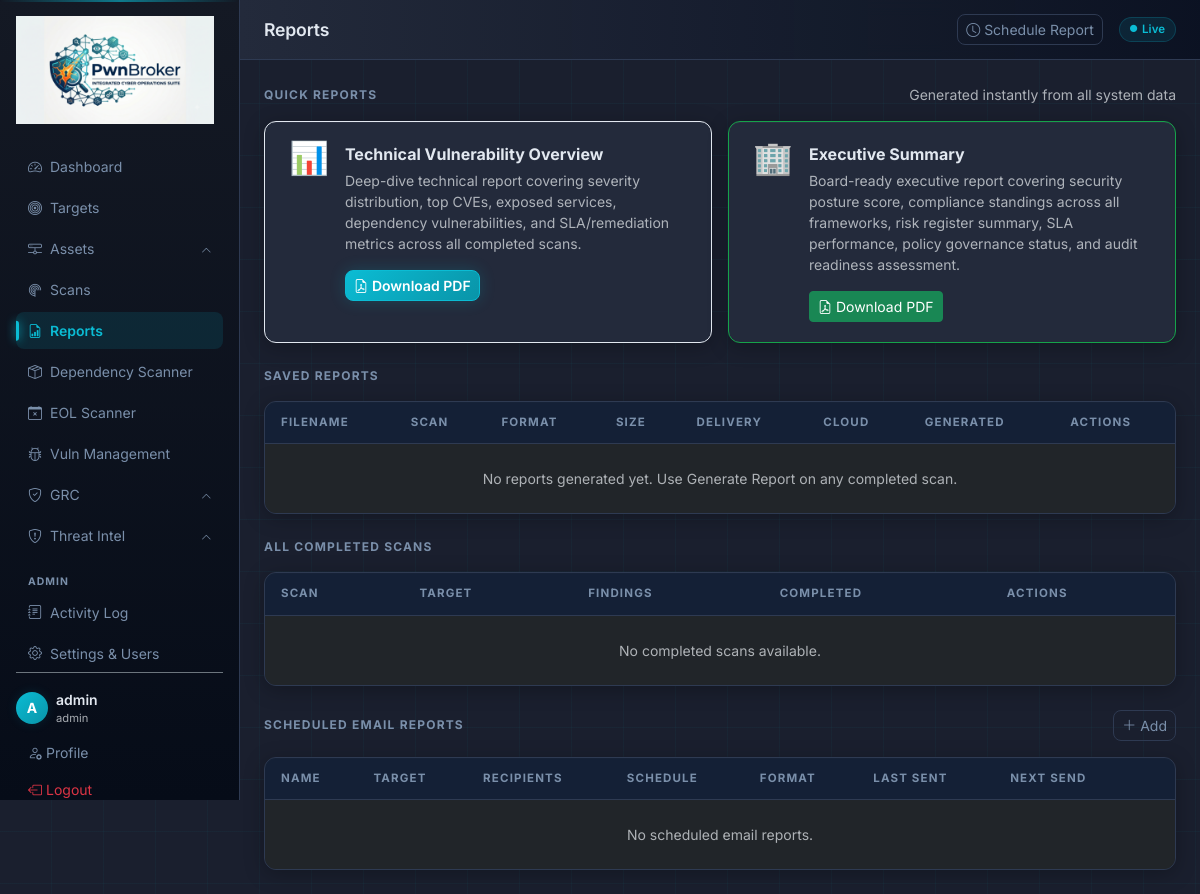
/reports/ (signed in), run on the app's committed database.
### app/models.py (models this page shows, shortened)
class User(UserMixin, db.Model):
    __tablename__ = "users"
    id = db.Column(db.Integer, primary_key=True)
    username = db.Column(db.String(80), unique=True, nullable=False)
    email = db.Column(db.String(120), unique=True, nullable=False)
    password_hash = db.Column(db.String(256), nullable=False)
    role = db.Column(db.String(20), default="user")  # admin | user
    active = db.Column(db.Boolean, default=True)
    created_at = db.Column(db.DateTime, default=lambda: datetime.now(timezone.utc))
    @property
    def is_admin(self):
        return self.role == "admin"

### app/routes/reports.py (the view)
@reports_bp.route("/")
@login_required
def index():
    latest_scan = Scan.query.filter_by(status="done").order_by(Scan.completed_at.desc()).first()
    scans = Scan.query.filter_by(status="done").order_by(Scan.completed_at.desc()).all()
    saved = GeneratedReport.query.order_by(GeneratedReport.generated_at.desc()).all()
    scheduled = ScheduledReport.query.order_by(ScheduledReport.created_at.desc()).all()
    cloud_cfg = CloudConfig.query.first()
    atlassian_cfg = AtlassianConfig.query.first()
    return render_template(
        "reports/index.html",
        latest_scan=latest_scan,
        scans=scans,
        saved=saved,
        scheduled=scheduled,
        cloud_enabled=bool(cloud_cfg and cloud_cfg.enabled and cloud_cfg.endpoint_url),
        confluence_enabled=bool(atlassian_cfg and atlassian_cfg.enabled and atlassian_cfg.confluence_enabled),
    )

### app/templates/reports/index.html (shortened to what this page needs)
{% extends "base.html" %}
{% from "reports/_gen_modal.html" import gen_modal %}
{% block page_title %}Reports{% endblock %}
{% block header_actions %}
  {% if current_user.is_admin %}
  <a href="{{ url_for('reports.schedule_new') }}" class="btn btn-outline-secondary btn-sm">
    <i class="bi bi-clock me-1"></i>Schedule Report
  </a>
  {% endif %}
{% endblock %}
{% block content %}
<div class="section-header mt-0 mb-3">
  <span class="section-title">Quick Reports</span>
  <span class="text-muted small ms-2">Generated instantly from all system data</span>
</div>
<div class="row g-3 mb-4">
  <div class="col-md-6">
    <div class="stat-card h-100" style="border-color:var(--brand)">
      <div class="d-flex align-items-start gap-3">
        <div class="flex-shrink-0" style="font-size:2rem;line-height:1">&#128202;</div>
        <div class="flex-grow-1">
          <div class="fw-bold fs-6 mb-1">Technical Vulnerability Overview</div>
          <div class="text-muted small mb-3">
            Deep-dive technical report covering severity distribution, top CVEs,
            exposed services, dependency vulnerabilities, and SLA/remediation metrics
            across all completed scans.
          </div>
          <div class="d-flex gap-2 flex-wrap">
            <a href="{{ url_for('reports.quick_tech_overview') }}"
               class="btn btn-sm btn-primary">
              <i class="bi bi-file-earmark-pdf me-1"></i>Download PDF
            </a>
          </div>
        </div>
      </div>
    </div>
  </div>
  <div class="col-md-6">
    <div class="stat-card h-100" style="border-color:var(--success)">
      <div class="d-flex align-items-start gap-3">
        <div class="flex-shrink-0" style="font-size:2rem;line-height:1">&#127970;</div>
        <div class="flex-grow-1">
          <div class="fw-bold fs-6 mb-1">Executive Summary</div>
          <div class="text-muted small mb-3">
            Board-ready executive report covering security posture score, compliance
            standings across all frameworks, risk register summary, SLA performance,
            policy governance status, and audit readiness assessment.
          </div>
          <div class="d-flex gap-2 flex-wrap">
            <a href="{{ url_for('reports.quick_executive') }}"
               class="btn btn-sm btn-success">
              <i class="bi bi-file-earmark-pdf me-1"></i>Download PDF
            </a>
          </div>
        </div>
      </div>
    </div>
  </div>
</div>
<div class="section-header mt-2">
  <span class="section-title">Saved Reports</span>
</div>
<div class="data-table mb-4">
  <table class="table table-dark table-hover">
    <thead><tr><th>Filename</th><th>Scan</th><th>Format</th><th>Size</th><th>Delivery</th><th>Cloud</th><th>Generated</th><th>Actions</th></tr></thead>
    <tbody>
      {% for r in saved %}
      <tr>
        <td class="small fw-semibold font-monospace">{{ r.filename }}</td>
        <td class="text-muted small">
          <a href="{{ url_for('scans.view', scan_id=r.scan_id) }}" class="text-decoration-none text-muted">{{ r.scan.name }}</a>
        </td>
        <td><span class="badge bg-secondary bg-opacity-25 text-light text-uppercase">{{ r.file_format }}</span></td>
        <td class="text-muted small">{% if r.file_size %}{{ "%.1f"|format(r.file_size / 1024) }} KB{% else %}—{% endif %}</td>
        <td>
          <span class="badge-status status-{% if r.delivery == 'both' %}done{% elif r.delivery == 'cloud' %}running{% else %}pending{% endif %}">
            {{ r.delivery.upper() }}
          </span>
        </td>
        <td>
          {% if r.cloud_status == 'ok' %}
            <span class="badge-severity sev-info text-success"><i class="bi bi-check-circle"></i> Sent</span>
          {% elif r.cloud_status == 'error' %}
            <span class="badge-severity sev-high" title="{{ r.cloud_response }}"><i class="bi bi-x-circle"></i> Error</span>
          {% else %}
            <span class="text-muted small">—</span>
          {% endif %}
        </td>
        <td class="text-muted small">{{ r.generated_at | localdt('%Y-%m-%d %H:%M') }}</td>
        <td>
          <div class="d-flex gap-1">
            <a href="{{ url_for('reports.download_saved', report_id=r.id) }}"
               class="btn btn-sm btn-outline-secondary py-0 px-2" title="Download">
              <i class="bi bi-download"></i>
            </a>
            {% if current_user.is_admin and cloud_enabled and r.cloud_status != 'ok' %}
            <form method="POST" action="{{ url_for('reports.push_saved', report_id=r.id) }}"
                  data-confirm="Push '{{ r.filename }}' to cloud API?">
              <button class="btn btn-sm btn-outline-primary py-0 px-2" title="Push to cloud">
                <i class="bi bi-cloud-upload"></i>
              </button>
            </form>
            {% endif %}
            {% if current_user.is_admin %}
            <form method="POST" action="{{ url_for('reports.delete_saved', report_id=r.id) }}"
                  data-confirm="Delete this report file permanently?">
              <button class="btn btn-sm btn-outline-danger py-0 px-2" title="Delete">
                <i class="bi bi-trash"></i>
              </button>
            </form>
            {% endif %}
          </div>
        </td>
      </tr>
      {% else %}
      <tr><td colspan="8" class="text-center text-muted py-4">No reports generated yet. Use Generate Report on any completed scan.</td></tr>
      {% endfor %}
    </tbody>
  </table>
</div>
<div class="section-header">
  <span class="section-title">All Completed Scans</span>
</div>
<div class="data-table mb-4">
  <table class="table table-dark table-hover">
    <thead><tr><th>Scan</th><th>Target</th><th>Findings</th><th>Completed</th><th>Actions</th></tr></thead>
    <tbody>
      {% for scan in scans %}
      <tr>
        <td><a href="{{ url_for('scans.view', scan_id=scan.id) }}" class="text-decoration-none fw-semibold">{{ scan.name }}</a></td>
        <td class="text-muted small">{{ scan.target.host }}</td>
        <td>
          {% if scan.critical_count > 0 %}<span class="badge-severity sev-critical me-1">{{ scan.critical_count }}C</span>{% endif %}
          <span class="text-muted">{{ scan.vuln_count }} vulns</span>
        </td>
        <td class="text-muted small">{{ scan.completed_at | localdt('%Y-%m-%d %H:%M') if scan.completed_at else '—' }}</td>
        <td>
          <div class="d-flex gap-1 flex-wrap">
            <button class="btn btn-sm btn-outline-secondary py-0 px-2"
                    data-bs-toggle="modal" data-bs-target="#genModal{{ scan.id }}">
              <i class="bi bi-file-earmark-plus me-1"></i>Generate
            </button>
            {% if current_user.is_admin and confluence_enabled %}
            <form method="POST" action="{{ url_for('atlassian.confluence_publish', scan_id=scan.id) }}"
                  data-confirm="Publish '{{ scan.name }}' to Confluence?">
              <button class="btn btn-sm btn-outline-info py-0 px-2" title="Publish to Confluence">
                <i class="bi bi-cloud-upload"></i>
              </button>
            </form>
            {% endif %}
          </div>
          {{ gen_modal(scan, cloud_enabled) }}
        </td>
      </tr>
      {% else %}
      <tr><td colspan="5" class="text-center text-muted py-4">No completed scans available.</td></tr>
      {% endfor %}
    </tbody>
  </table>
</div>
{% if current_user.is_admin %}
<div class="section-header">
  <span class="section-title">Scheduled Email Reports</span>
  <a href="{{ url_for('reports.schedule_new') }}" class="btn btn-outline-secondary btn-sm">
    <i class="bi bi-plus-lg me-1"></i>Add
  </a>
</div>
<div class="data-table">
  <table class="table table-dark table-hover">
    <thead><tr><th>Name</th><th>Target</th><th>Recipients</th><th>Schedule</th><th>Format</th><th>Last Sent</th><th>Next Send</th><th></th></tr></thead>
    <tbody>
      {% for s in scheduled %}
      <tr>
        <td class="fw-semibold">{{ s.name }}</td>
        <td class="text-muted small">{{ s.target.host if s.target else 'All' }}</td>
        <td class="text-muted small">{{ s.recipients }}</td>
        <td><code class="text-primary">{{ s.cron_expression }}</code></td>
        <td><span class="badge bg-secondary bg-opacity-25 text-light">{{ s.report_format.upper() }}</span></td>
        <td class="text-muted small">{{ s.last_sent | localdt('%Y-%m-%d') if s.last_sent else 'Never' }}</td>
        <td class="text-muted small">{{ s.next_send | localdt('%Y-%m-%d %H:%M') if s.next_send else '—' }}</td>
        <td>
          <form method="POST" action="{{ url_for('reports.schedule_delete', sched_id=s.id) }}"
                data-confirm="Delete this scheduled report?">
            <button class="btn btn-sm btn-outline-danger py-0 px-2"><i class="bi bi-trash"></i></button>
          </form>
        </td>
      </tr>
      {% else %}
      <tr><td colspan="8" class="text-center text-muted py-4">No scheduled email reports.</td></tr>
      {% endfor %}
    </tbody>
  </table>
</div>
{% endif %}
{% endblock %}

### app/templates/base.html (shortened to what this page needs)
<!DOCTYPE html>
<html lang="en" data-bs-theme="dark">
<head>
  <link href="https://cdn.jsdelivr.net/npm/bootstrap@5.3.3/dist/css/bootstrap.min.css" rel="stylesheet">
  <link href="https://cdn.jsdelivr.net/npm/bootstrap-icons@1.11.3/font/bootstrap-icons.min.css" rel="stylesheet">
  <link href="{{ url_for('static', filename='css/style.css') }}" rel="stylesheet">
</head>
<body>
{% if current_user.is_authenticated %}
<div class="d-flex" id="app-wrapper">
  <nav id="sidebar" class="d-flex flex-column p-3">
    <a href="{{ url_for('dashboard.index') }}" class="sidebar-brand d-block mb-4">
      <img src="{{ url_for('static', filename='img/logo.png') }}" alt="PwnBroker" class="sidebar-logo">
    </a>
    <ul class="nav flex-column gap-1">
      <li class="nav-item">
        <a href="{{ url_for('dashboard.index') }}" class="nav-link {% if request.endpoint == 'dashboard.index' %}active{% endif %}">
          <i class="bi bi-speedometer2 me-2"></i>Dashboard
        </a>
      </li>
      <li class="nav-item">
        <a href="{{ url_for('targets.index') }}" class="nav-link {% if 'targets' in request.endpoint %}active{% endif %}">
          <i class="bi bi-bullseye me-2"></i>Targets
        </a>
      </li>
      <li class="nav-item">
        <a href="#assets-group"
           class="nav-link nav-group-toggle d-flex align-items-center justify-content-between {% if 'assets' in (request.endpoint or '') %}active{% endif %}"
           data-bs-toggle="collapse"
           aria-expanded="{{ 'true' if 'assets' in (request.endpoint or '') else 'false' }}"
           aria-controls="assets-group">
          <span><i class="bi bi-hdd-network me-2"></i>Assets</span>
          <i class="bi bi-chevron-down nav-chevron"></i>
        </a>
      </li>
      <li class="nav-item">
        <a href="{{ url_for('scans.index') }}" class="nav-link {% if 'scans' in request.endpoint %}active{% endif %}">
          <i class="bi bi-radar me-2"></i>Scans
        </a>
      </li>
      <li class="nav-item">
        <a href="{{ url_for('reports.index') }}" class="nav-link {% if 'reports' in request.endpoint %}active{% endif %}">
          <i class="bi bi-file-earmark-bar-graph me-2"></i>Reports
        </a>
      </li>
      <li class="nav-item">
        <a href="{{ url_for('dependency.index') }}" class="nav-link {% if 'dependency' in request.endpoint %}active{% endif %}">
          <i class="bi bi-box-seam me-2"></i>Dependency Scanner
        </a>
      </li>
      <li class="nav-item">
        <a href="{{ url_for('eol.index') }}" class="nav-link {% if 'eol' in (request.endpoint or '') %}active{% endif %}">
          <i class="bi bi-calendar-x me-2"></i>EOL Scanner
        </a>
      </li>
      <li class="nav-item">
        <a href="{{ url_for('vulns.index') }}" class="nav-link {% if 'vulns' in (request.endpoint or '') %}active{% endif %}">
          <i class="bi bi-bug me-2"></i>Vuln Management
        </a>
      </li>
      <li class="nav-item">
        <a href="#grc-group"
           class="nav-link nav-group-toggle d-flex align-items-center justify-content-between {% if 'grc' in (request.endpoint or '') %}active{% endif %}"
           data-bs-toggle="collapse"
           aria-expanded="{{ 'true' if 'grc' in (request.endpoint or '') else 'false' }}"
           aria-controls="grc-group">
          <span><i class="bi bi-shield-check me-2"></i>GRC</span>
          <i class="bi bi-chevron-down nav-chevron"></i>
        </a>
      </li>
      <li class="nav-item">
        <a href="#threat-group"
           class="nav-link nav-group-toggle d-flex align-items-center justify-content-between {% if 'threat' in (request.endpoint or '') %}active{% endif %}"
           data-bs-toggle="collapse"
           aria-expanded="{{ 'true' if 'threat' in (request.endpoint or '') else 'false' }}"
           aria-controls="threat-group">
          <span><i class="bi bi-shield-exclamation me-2"></i>Threat Intel</span>
          <i class="bi bi-chevron-down nav-chevron"></i>
        </a>
      </li>
      {% if current_user.is_admin %}
      <li class="mt-3 sidebar-section-label">ADMIN</li>
      <li class="nav-item">
        <a href="{{ url_for('activity.index') }}" class="nav-link {% if 'activity' in (request.endpoint or '') %}active{% endif %}">
          <i class="bi bi-journal-text me-2"></i>Activity Log
        </a>
      </li>
      <li class="nav-item">
        <a href="{{ url_for('settings.index') }}" class="nav-link {% if 'settings' in (request.endpoint or '') %}active{% endif %}">
          <i class="bi bi-gear me-2"></i>Settings &amp; Users
        </a>
      </li>
      {% endif %}
    </ul>
    <div class="mt-auto pt-3 border-top border-secondary">
      <div class="d-flex align-items-center gap-2 mb-2">
        <div class="user-avatar">{{ current_user.username[0].upper() }}</div>
        <div>
          <div class="fw-semibold small">{{ current_user.username }}</div>
          <div class="text-muted" style="font-size:0.7rem">{{ current_user.role }}</div>
        </div>
      </div>
      <a href="{{ url_for('users.profile') }}" class="nav-link small"><i class="bi bi-person-gear me-1"></i>Profile</a>
      <a href="{{ url_for('auth.logout') }}" class="nav-link small text-danger"><i class="bi bi-box-arrow-left me-1"></i>Logout</a>
    </div>
  </nav>
  <div id="main-content" class="flex-grow-1">
    <header class="top-bar d-flex align-items-center justify-content-between px-4">
      <h1 class="page-title mb-0">{% block page_title %}{% endblock %}</h1>
      <div class="d-flex align-items-center gap-3">
        {% block header_actions %}{% endblock %}
        <span class="live-badge">
          <i class="bi bi-circle-fill pulse" style="font-size:0.45rem"></i>Live
        </span>
      </div>
    </header>
    <div class="content-area px-4 py-4">
      {% block content %}{% endblock %}
    </div>
  </div>
</div>
{% else %}
{% block auth_content %}{% endblock %}
{% endif %}
</body>
</html>

### data on the page
User: username "A", username "admin", role "admin"
